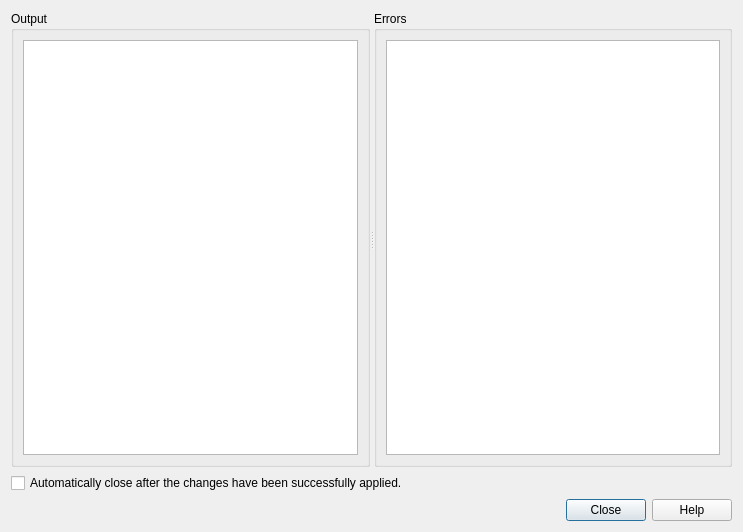
<?xml version="1.0" encoding="UTF-8"?>
<ui version="4.0">
 <class>TerminalDialog</class>
 <widget class="QDialog" name="TerminalDialog">
  <property name="geometry">
   <rect>
    <x>0</x>
    <y>0</y>
    <width>743</width>
    <height>532</height>
   </rect>
  </property>
  <property name="windowTitle">
   <string>Install Packages</string>
  </property>
  <layout class="QVBoxLayout" name="verticalLayout_3">
   <item>
    <widget class="QSplitter" name="splitter">
     <property name="orientation">
      <enum>Qt::Horizontal</enum>
     </property>
     <widget class="QGroupBox" name="outGB">
      <property name="title">
       <string>Output</string>
      </property>
      <layout class="QVBoxLayout" name="verticalLayout">
       <item>
        <widget class="QPlainTextEdit" name="out">
         <property name="readOnly">
          <bool>true</bool>
         </property>
        </widget>
       </item>
      </layout>
     </widget>
     <widget class="QGroupBox" name="errGB">
      <property name="title">
       <string>Errors</string>
      </property>
      <layout class="QVBoxLayout" name="verticalLayout_2">
       <item>
        <widget class="QPlainTextEdit" name="err">
         <property name="readOnly">
          <bool>true</bool>
         </property>
        </widget>
       </item>
      </layout>
     </widget>
    </widget>
   </item>
   <item>
    <widget class="QCheckBox" name="close">
     <property name="text">
      <string>Automatically close after the changes have been successfully applied.</string>
     </property>
    </widget>
   </item>
   <item>
    <widget class="QDialogButtonBox" name="buttonBox">
     <property name="standardButtons">
      <set>QDialogButtonBox::Close|QDialogButtonBox::Help</set>
     </property>
    </widget>
   </item>
  </layout>
 </widget>
 <resources/>
 <connections>
  <connection>
   <sender>buttonBox</sender>
   <signal>rejected()</signal>
   <receiver>TerminalDialog</receiver>
   <slot>accept()</slot>
   <hints>
    <hint type="sourcelabel">
     <x>590</x>
     <y>512</y>
    </hint>
    <hint type="destinationlabel">
     <x>776</x>
     <y>522</y>
    </hint>
   </hints>
  </connection>
 </connections>
</ui>
